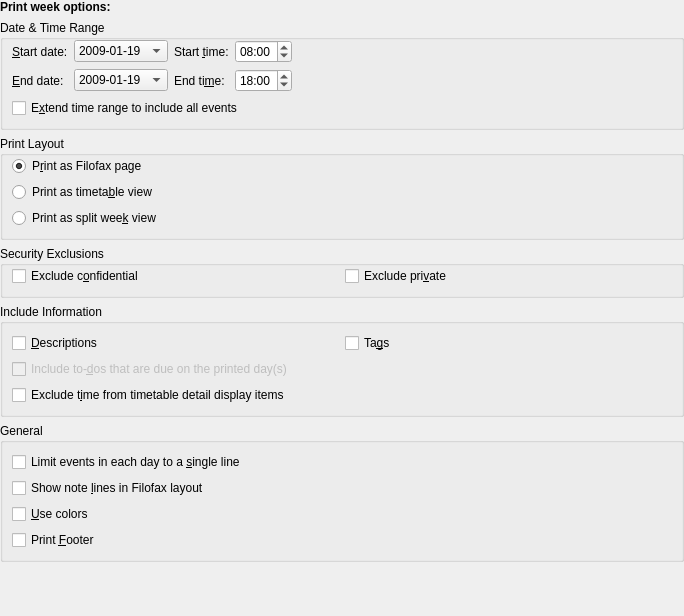
<?xml version="1.0" encoding="UTF-8"?>
<ui version="4.0">
 <author>Reinhold Kainhofer &lt;reinhold@kainhofer.com&gt;</author>
 <comment>Configuration page for the print week mode.</comment>
 <class>CalPrintWeekConfig_Base</class>
 <widget class="QWidget" name="CalPrintWeekConfig_Base">
  <property name="geometry">
   <rect>
    <x>0</x>
    <y>0</y>
    <width>684</width>
    <height>616</height>
   </rect>
  </property>
  <layout class="QVBoxLayout" name="verticalLayout_2">
   <property name="spacing">
    <number>6</number>
   </property>
   <property name="leftMargin">
    <number>0</number>
   </property>
   <property name="topMargin">
    <number>0</number>
   </property>
   <property name="rightMargin">
    <number>0</number>
   </property>
   <property name="bottomMargin">
    <number>0</number>
   </property>
   <item>
    <widget class="QLabel" name="label">
     <property name="text">
      <string>&lt;html&gt;&lt;head&gt;&lt;meta name=&quot;qrichtext&quot; content=&quot;1&quot; /&gt;&lt;style type=&quot;text/css&quot;&gt;
p, li { white-space: pre-wrap; }
&lt;/style&gt;&lt;/head&gt;&lt;body style=&quot; font-family:'Sans Serif'; font-size:9pt; font-weight:400; font-style:normal;&quot;&gt;
&lt;p style=&quot; margin-top:0px; margin-bottom:0px; margin-left:0px; margin-right:0px; -qt-block-indent:0; text-indent:0px;&quot;&gt;&lt;span style=&quot; font-weight:600;&quot;&gt;Print week options:&lt;/span&gt;&lt;/p&gt;&lt;/body&gt;&lt;/html&gt;</string>
     </property>
    </widget>
   </item>
   <item>
    <widget class="QGroupBox" name="mDateRangeGroup">
     <property name="title">
      <string>Date &amp;&amp; Time Range</string>
     </property>
     <layout class="QGridLayout">
      <property name="leftMargin">
       <number>9</number>
      </property>
      <property name="topMargin">
       <number>0</number>
      </property>
      <property name="rightMargin">
       <number>9</number>
      </property>
      <property name="bottomMargin">
       <number>9</number>
      </property>
      <property name="spacing">
       <number>6</number>
      </property>
      <item row="0" column="4">
       <spacer>
        <property name="orientation">
         <enum>Qt::Horizontal</enum>
        </property>
        <property name="sizeType">
         <enum>QSizePolicy::Expanding</enum>
        </property>
        <property name="sizeHint" stdset="0">
         <size>
          <width>16</width>
          <height>21</height>
         </size>
        </property>
       </spacer>
      </item>
      <item row="0" column="0">
       <widget class="QLabel" name="mFromDateLabel">
        <property name="toolTip">
         <string>Starting date for the print</string>
        </property>
        <property name="whatsThis">
         <string>Here you can choose which events should be printed based on their date. This check enables you to enter the start date of the date range. Use the &lt;i&gt;End date&lt;/i&gt; to enter the end date of the daterange.</string>
        </property>
        <property name="text">
         <string>&amp;Start date:</string>
        </property>
        <property name="buddy">
         <cstring>mFromDate</cstring>
        </property>
       </widget>
      </item>
      <item row="0" column="1">
       <widget class="KDateComboBox" name="mFromDate">
        <property name="focusPolicy">
         <enum>Qt::StrongFocus</enum>
        </property>
        <property name="toolTip">
         <string>Starting date for the print</string>
        </property>
        <property name="whatsThis">
         <string>Here you can choose which events should be printed based on their date. This check enables you to enter the start date of the date range. Use the &lt;i&gt;End date&lt;/i&gt; to enter the end date of the daterange.</string>
        </property>
        <item>
         <property name="text">
          <string>2009-01-19</string>
         </property>
        </item>
       </widget>
      </item>
      <item row="1" column="2">
       <widget class="QLabel" name="mToTimeLabel">
        <property name="whatsThis">
         <string>All events which start later than the given time will not be printed.</string>
        </property>
        <property name="text">
         <string>End ti&amp;me:</string>
        </property>
        <property name="buddy">
         <cstring>mToTime</cstring>
        </property>
       </widget>
      </item>
      <item row="1" column="4">
       <spacer>
        <property name="orientation">
         <enum>Qt::Horizontal</enum>
        </property>
        <property name="sizeType">
         <enum>QSizePolicy::Expanding</enum>
        </property>
        <property name="sizeHint" stdset="0">
         <size>
          <width>110</width>
          <height>20</height>
         </size>
        </property>
       </spacer>
      </item>
      <item row="1" column="3">
       <widget class="QTimeEdit" name="mToTime">
        <property name="whatsThis">
         <string>All events which start later than the given time will not be printed.</string>
        </property>
        <property name="displayFormat">
         <string>hh:mm</string>
        </property>
        <property name="time">
         <time>
          <hour>18</hour>
          <minute>0</minute>
          <second>0</second>
         </time>
        </property>
       </widget>
      </item>
      <item row="0" column="2">
       <widget class="QLabel" name="mFromTimeLabel">
        <property name="whatsThis">
         <string>All events which start earlier than the given time will not be printed.</string>
        </property>
        <property name="text">
         <string>Start &amp;time:</string>
        </property>
        <property name="buddy">
         <cstring>mFromTime</cstring>
        </property>
       </widget>
      </item>
      <item row="0" column="3">
       <widget class="QTimeEdit" name="mFromTime">
        <property name="whatsThis">
         <string>All events which start earlier than the given time will not be printed.</string>
        </property>
        <property name="displayFormat">
         <string>hh:mm</string>
        </property>
        <property name="time">
         <time>
          <hour>8</hour>
          <minute>0</minute>
          <second>0</second>
         </time>
        </property>
       </widget>
      </item>
      <item row="1" column="1">
       <widget class="KDateComboBox" name="mToDate">
        <property name="focusPolicy">
         <enum>Qt::StrongFocus</enum>
        </property>
        <property name="whatsThis">
         <string>Here you can choose which events should be printed based on their date. This check enables you to enter the end date of the date range. Use the &lt;i&gt;Start date&lt;/i&gt; to enter the start date of the daterange.</string>
        </property>
        <item>
         <property name="text">
          <string>2009-01-19</string>
         </property>
        </item>
       </widget>
      </item>
      <item row="1" column="0">
       <widget class="QLabel" name="mToDateLabel">
        <property name="whatsThis">
         <string>Here you can choose which events should be printed based on their date. This check enables you to enter the end date of the date range. Use the &lt;i&gt;Start date&lt;/i&gt; to enter the start date of the daterange.</string>
        </property>
        <property name="text">
         <string>&amp;End date:</string>
        </property>
        <property name="buddy">
         <cstring>mToDate</cstring>
        </property>
       </widget>
      </item>
      <item row="2" column="0" colspan="5">
       <widget class="QCheckBox" name="mIncludeAllEvents">
        <property name="whatsThis">
         <string>Check this option to automatically determine the required time range, so all events will be shown.</string>
        </property>
        <property name="text">
         <string>E&amp;xtend time range to include all events</string>
        </property>
       </widget>
      </item>
     </layout>
    </widget>
   </item>
   <item>
    <widget class="QGroupBox" name="mPrintType">
     <property name="title">
      <string>Print Layout</string>
     </property>
     <layout class="QVBoxLayout">
      <property name="spacing">
       <number>6</number>
      </property>
      <property name="leftMargin">
       <number>9</number>
      </property>
      <property name="topMargin">
       <number>0</number>
      </property>
      <property name="rightMargin">
       <number>9</number>
      </property>
      <property name="bottomMargin">
       <number>9</number>
      </property>
      <item>
       <widget class="QRadioButton" name="mPrintTypeFilofax">
        <property name="whatsThis">
         <string>The Filofax view prints one week per page, so all days have a large surface.</string>
        </property>
        <property name="text">
         <string>P&amp;rint as Filofax page</string>
        </property>
        <property name="checked">
         <bool>true</bool>
        </property>
       </widget>
      </item>
      <item>
       <widget class="QRadioButton" name="mPrintTypeTimetable">
        <property name="whatsThis">
         <string>This view is similar to the weekview. The week is printed in landscape layout. You can even use the same colors for the items if you check &lt;i&gt;Use Colors&lt;/i&gt;.</string>
        </property>
        <property name="text">
         <string>Print as timeta&amp;ble view</string>
        </property>
       </widget>
      </item>
      <item>
       <widget class="QRadioButton" name="mPrintTypeSplitWeek">
        <property name="whatsThis">
         <string>This view is similar to the week view. The only difference with the timetable view is the page layout. Timetables are printed in landscape, the split week view in portrait.</string>
        </property>
        <property name="text">
         <string>Print as split wee&amp;k view</string>
        </property>
       </widget>
      </item>
     </layout>
    </widget>
   </item>
   <item>
    <widget class="QGroupBox" name="mSecurity">
     <property name="title">
      <string>Security Exclusions</string>
     </property>
     <layout class="QHBoxLayout" name="horizontalLayout">
      <property name="topMargin">
       <number>0</number>
      </property>
      <item>
       <widget class="QCheckBox" name="mExcludeConfidential">
        <property name="whatsThis">
         <string>Check this option to exclude confidential events.</string>
        </property>
        <property name="text">
         <string>Exclude c&amp;onfidential</string>
        </property>
       </widget>
      </item>
      <item>
       <widget class="QCheckBox" name="mExcludePrivate">
        <property name="whatsThis">
         <string>Check this option to exclude private events</string>
        </property>
        <property name="text">
         <string>Exclude pri&amp;vate</string>
        </property>
       </widget>
      </item>
     </layout>
    </widget>
   </item>
   <item>
    <widget class="QGroupBox" name="mIncludeInfoGroup">
     <property name="title">
      <string>Include Information</string>
     </property>
     <layout class="QGridLayout" name="includeInfoLayout">
      <item row="0" column="0">
       <widget class="QCheckBox" name="mIncludeDescription">
        <property name="toolTip">
         <string>Print item descriptions</string>
        </property>
        <property name="whatsThis">
         <string>Check this option if you want to see the item descriptions printed.</string>
        </property>
        <property name="text">
         <string>&amp;Descriptions</string>
        </property>
       </widget>
      </item>
      <item row="0" column="1">
       <widget class="QCheckBox" name="mIncludeCategories">
        <property name="toolTip">
         <string>Print item tags</string>
        </property>
        <property name="whatsThis">
         <string>Check this option if you want to see the item tags printed.</string>
        </property>
        <property name="text">
         <string>Ta&amp;gs</string>
        </property>
       </widget>
      </item>
      <item row="1" column="0" colspan="2">
       <widget class="QCheckBox" name="mIncludeTodos">
        <property name="enabled">
         <bool>false</bool>
        </property>
        <property name="whatsThis">
         <string>Check this option if you want to have to-dos on the print, placed by their due date.</string>
        </property>
        <property name="text">
         <string>Include to-&amp;dos that are due on the printed day(s)</string>
        </property>
       </widget>
      </item>
      <item row="2" column="0" colspan="2">
       <widget class="QCheckBox" name="mExcludeTime">
        <property name="whatsThis">
         <string>Check this option to exclude the time in description box</string>
        </property>
        <property name="text">
         <string>Exclude t&amp;ime from timetable detail display items</string>
        </property>
       </widget>
      </item>
     </layout>
    </widget>
   </item>
   <item>
    <widget class="QGroupBox" name="mGeneralGroup">
     <property name="title">
      <string comment="@title general print settings">General</string>
     </property>
     <layout class="QVBoxLayout" name="verticalLayout">
      <item>
       <widget class="QCheckBox" name="mSingleLineLimit">
        <property name="toolTip">
         <string>Print items on one line</string>
        </property>
        <property name="whatsThis">
         <string>Check this option to limit events to a single line, truncating as necessary to save space.</string>
        </property>
        <property name="text">
         <string>Limit events in each day to a &amp;single line</string>
        </property>
       </widget>
      </item>
      <item>
       <widget class="QCheckBox" name="mShowNoteLines">
        <property name="whatsThis">
         <string>Check this option to draw note lines.</string>
        </property>
        <property name="text">
         <string>Show note &amp;lines in Filofax layout</string>
        </property>
       </widget>
      </item>
      <item>
       <widget class="QCheckBox" name="mColors">
        <property name="toolTip">
         <string>Print in color</string>
        </property>
        <property name="whatsThis">
         <string>If you want to use colors to distinguish certain tags in the printed output, check this option.</string>
        </property>
        <property name="text">
         <string>&amp;Use colors</string>
        </property>
       </widget>
      </item>
      <item>
       <widget class="QCheckBox" name="mPrintFooter">
        <property name="toolTip">
         <string>Print a datetime footer on each page</string>
        </property>
        <property name="whatsThis">
         <string>Check this box if you want to print a small footer on each page that contains the date of the print.</string>
        </property>
        <property name="text">
         <string>Print &amp;Footer</string>
        </property>
       </widget>
      </item>
     </layout>
    </widget>
   </item>
   <item>
    <spacer name="verticalSpacer">
     <property name="orientation">
      <enum>Qt::Vertical</enum>
     </property>
     <property name="sizeHint" stdset="0">
      <size>
       <width>20</width>
       <height>53</height>
      </size>
     </property>
    </spacer>
   </item>
  </layout>
 </widget>
 <customwidgets>
  <customwidget>
   <class>KDateComboBox</class>
   <extends>QComboBox</extends>
   <header>kdatecombobox.h</header>
  </customwidget>
 </customwidgets>
 <tabstops>
  <tabstop>mFromDate</tabstop>
  <tabstop>mFromTime</tabstop>
  <tabstop>mToDate</tabstop>
  <tabstop>mToTime</tabstop>
  <tabstop>mIncludeAllEvents</tabstop>
  <tabstop>mPrintTypeFilofax</tabstop>
  <tabstop>mPrintTypeTimetable</tabstop>
  <tabstop>mPrintTypeSplitWeek</tabstop>
  <tabstop>mIncludeTodos</tabstop>
  <tabstop>mShowNoteLines</tabstop>
  <tabstop>mSingleLineLimit</tabstop>
  <tabstop>mColors</tabstop>
 </tabstops>
 <resources/>
 <connections/>
</ui>
